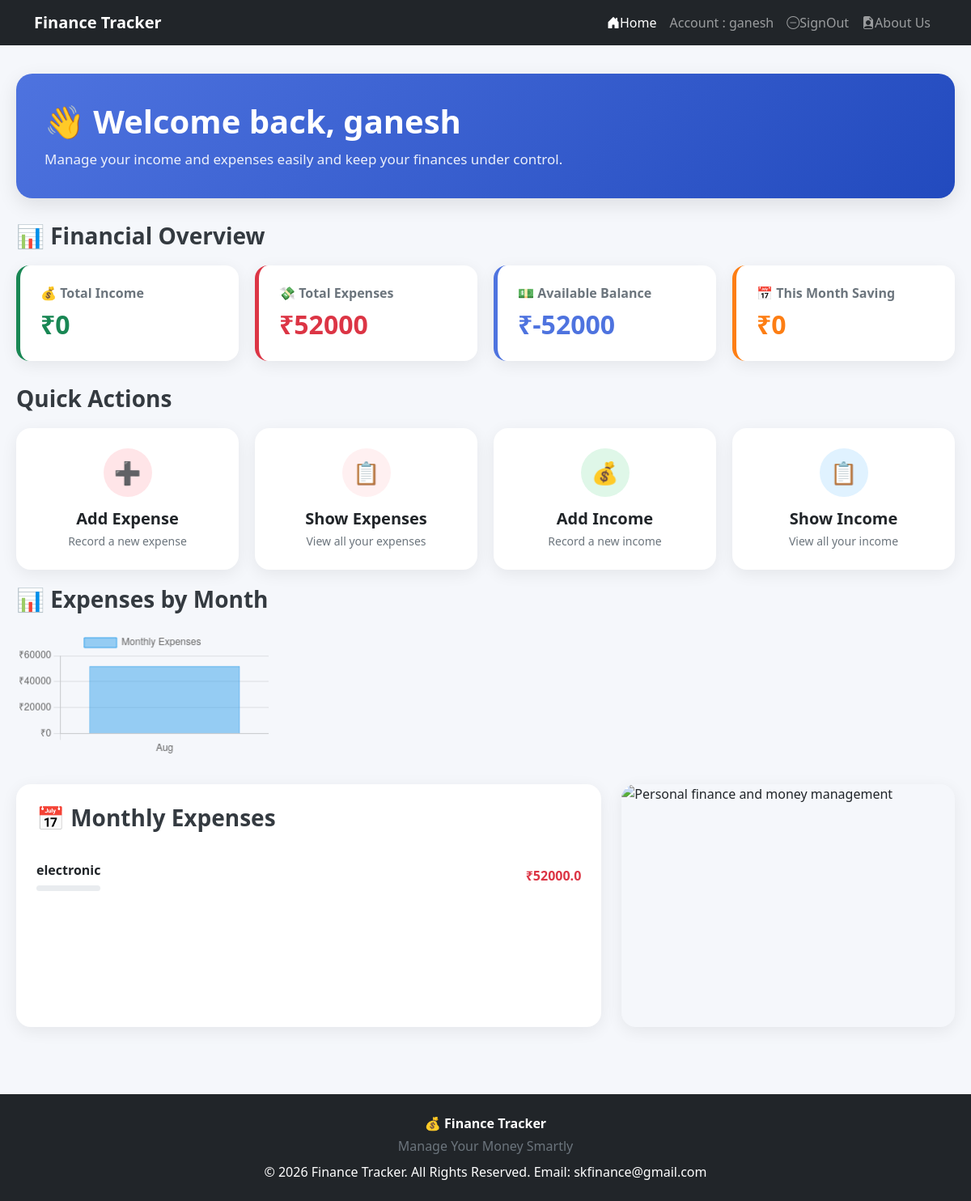
The page / (signed in) on the database as committed earlier.
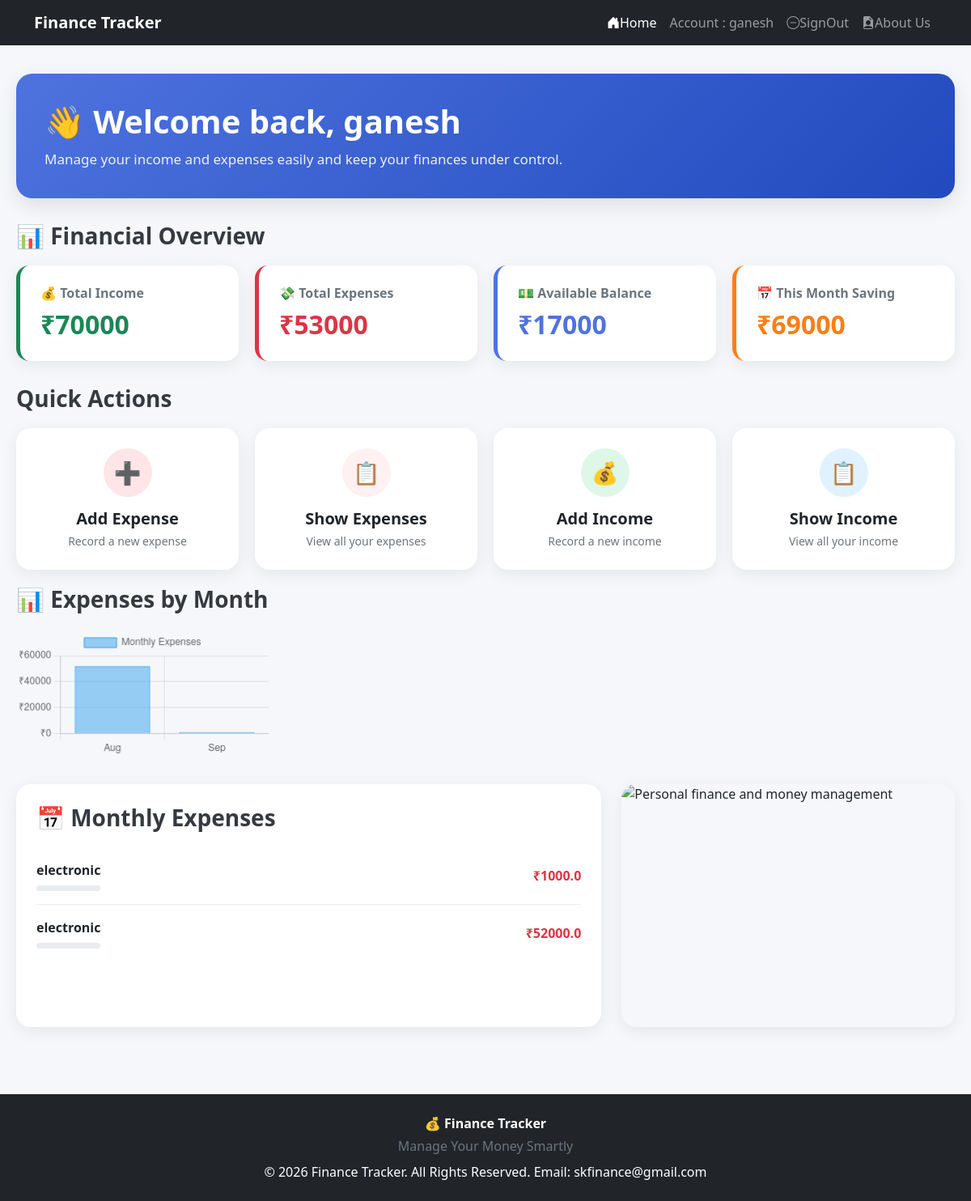
The same page on the database as committed later.
### expences/models.py (models this page shows)
class Expences(models.Model):
    CATEGORY_CHOICES = (
        ('food', 'Food'),
        ('electronic', 'Electronic'),
        ('bill', 'Bill'),
        ('medical', 'Medical'),
        ('entertainment', 'Entertainment'),
        ('transport','Transport'),
        ('other', 'Other'),
    )
    user = models.ForeignKey(User, on_delete=models.CASCADE)
    title = models.CharField(max_length=200)
    amount = models.FloatField()
    category = models.CharField(
        max_length=20,
        choices=CATEGORY_CHOICES
    )
    date = models.DateTimeField(auto_now_add=True)

### pages/views.py (the view)
# urls.py: path('', home_view, name='home'),
def home_view(request):
    if not request.user.is_authenticated:
        return redirect('signin')
    total_expenses =int( Expences.objects.filter(user=request.user).aggregate(Sum('amount')).get('amount__sum') or 0)
    total_income = Income.objects.filter(user=request.user).aggregate(Sum('amount') ).get('amount__sum') or 0
    total_saving = int(total_income)-int(total_expenses)
    today=date.today()
    this_month_expences=Expences.objects.filter(user=request.user,date__year=today.year,date__month=today.month).aggregate(Sum('amount')).get('amount__sum')
    this_month_income=Income.objects.filter(user=request.user,date__year=today.year,date__month=today.month).aggregate(Sum('amount')).get('amount__sum')
    this_month_saving=0
    if this_month_income != None and this_month_expences == None:
       this_month_saving = this_month_income
    if this_month_income != None and this_month_expences != None:
       this_month_saving = int(this_month_income)- int(this_month_expences)
    expences = Expences.objects.filter(user=request.user).order_by('-date')[:5  ]
    monthly_data = (
    Expences.objects
    .filter(user=request.user)
    .annotate(month=TruncMonth('date'))
    .values('month')
    .annotate(total=Sum('amount'))
    .order_by('month')
    )
    months = []
    monthly_expenses = []
    for item in monthly_data:
        months.append(item['month'].strftime('%b'))
        monthly_expenses.append(float(item['total']))
    context = {
        'total_expenses': total_expenses,
        'total_income': total_income,
        'balance': total_saving,
        'this_month_saving':this_month_saving,
        'expences':expences,
        'months': months,
        'monthly_expenses': monthly_expenses,
    }
    return render(request, 'pages/home.html',context)

### templates/pages/home.html (shortened to what the changed rows need)
{% extends 'base.html' %}
{% block content %}
<div class="container-fluid home-container">
    <div class="welcome-section">
        <h1>
            👋 Welcome back,
            {% if user.is_authenticated %}
                {{ user.username }}
            {% else %}
                User
            {% endif %}
        </h1>
    </div>
    <div class="summary-container">
        <div class="summary-card income-card">
            <h6>
                💰 Total Income
            </h6>
            <h2>
                ₹{{ total_income|default:"0" }}
            </h2>
        </div>
        <div class="summary-card expense-card">
            <h6>
                💸 Total Expenses
            </h6>
            <h2>
                ₹{{ total_expenses|default:"0" }}
            </h2>
        </div>
        <div class="summary-card balance-card">
            <h6>
                💵 Available Balance
            </h6>
            <h2>
                ₹{{ balance|default:"0" }}
            </h2>
        </div>
        <div class="summary-card monthly-card">
            <h6>
                📅 This Month Saving
            </h6>
            <h2>
                ₹{{ this_month_saving|default:"0" }}
            </h2>
        </div>
    </div>
    <div class="action-container">
        <div class="monthly-chart">
            <h3 class="section-title">
                📊 Expenses by Month
            </h3>
            <canvas id="expenseChart"></canvas>
        </div>
    </div>
    <div class="bottom-container">
        <div class="monthly-expenses">
            {% if expences %}
                {% for expense in expences %}
                    <div class="expense-row">
                        <div>
                            <div class="expense-name">
                                {{ expense.category }}
                            </div>
                            <div class="progress">
                            </div>
                        </div>
                        <div class="expense-amount">
                            ₹{{ expense.amount }}
                        </div>
                    </div>
                {% endfor %}
            {% endif %}
        </div>
    </div>
</div>
<script>
    const months = {{ months|safe }};
    const expenses = {{ monthly_expenses|safe }};
    const ctx = document.getElementById('expenseChart');
    new Chart(ctx, {
        type: 'bar',
        data: {
            labels: months,
            datasets: [{
                label: 'Monthly Expenses',
                data: expenses,
                borderWidth: 1
            }]
        },
        options: {
            responsive: true,
            scales: {
                y: {
                    beginAtZero: true,
                    ticks: {
                        callback: function(value) {
                            return '₹' + value;
                        }
                    }
                }
            }
        }
    });
</script>
{% endblock content %}

Rows that differ between the two databases and show on the page:
added Expences: category "electronic", amount "1000.0"
Other text that changed with them:
{{ total_income|default:"0" }}: "0" → "70000"
{{ total_expenses|default:"0" }}: "52000" → "53000"
{{ balance|default:"0" }}: "-52000" → "17000"
{{ this_month_saving|default:"0" }}: "0" → "69000"
chart data {{ months|safe }}: ['Aug'] → ['Aug', 'Sep']
chart data {{ monthly_expenses|safe }}: [52000.0] → [52000.0, 1000.0]
